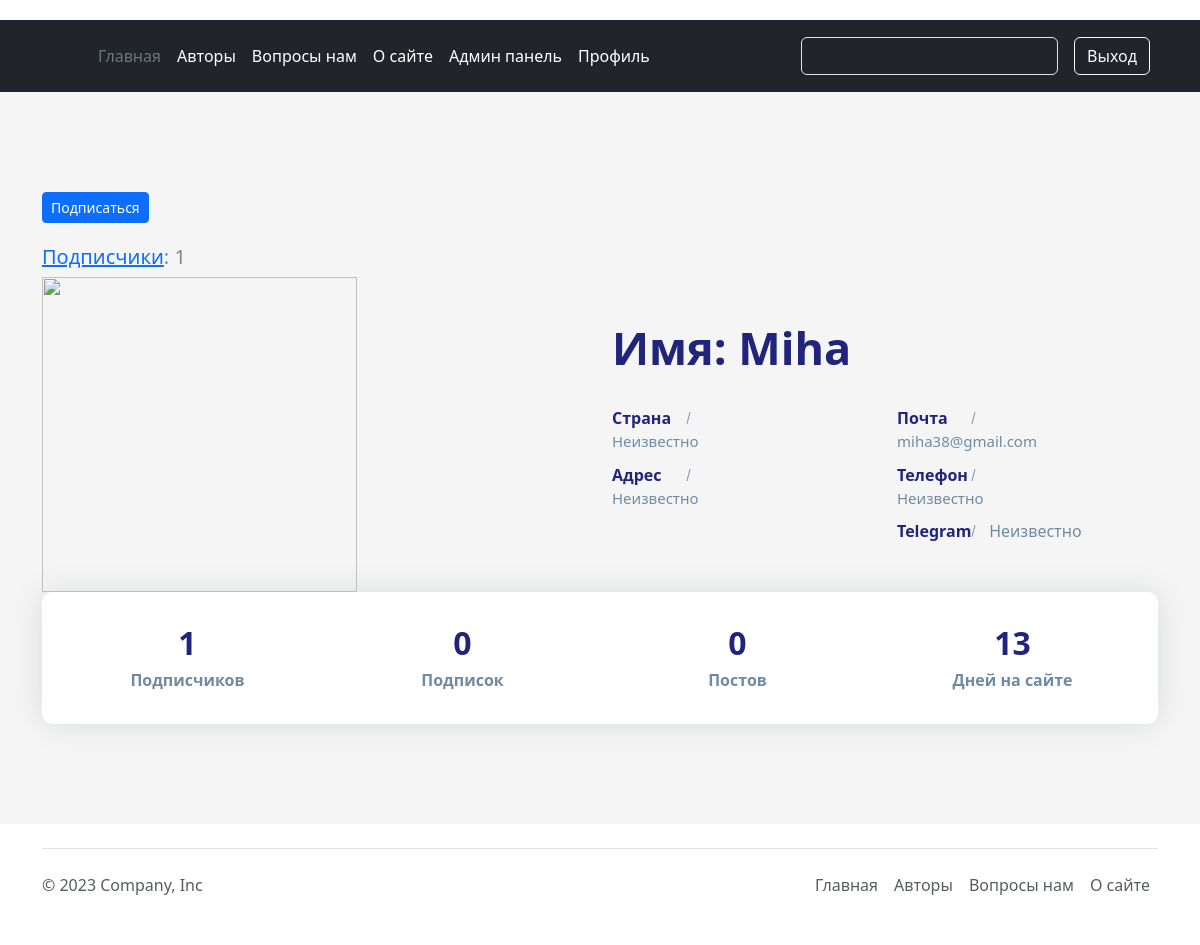
The app's page /authors/9 (signed in), older data.
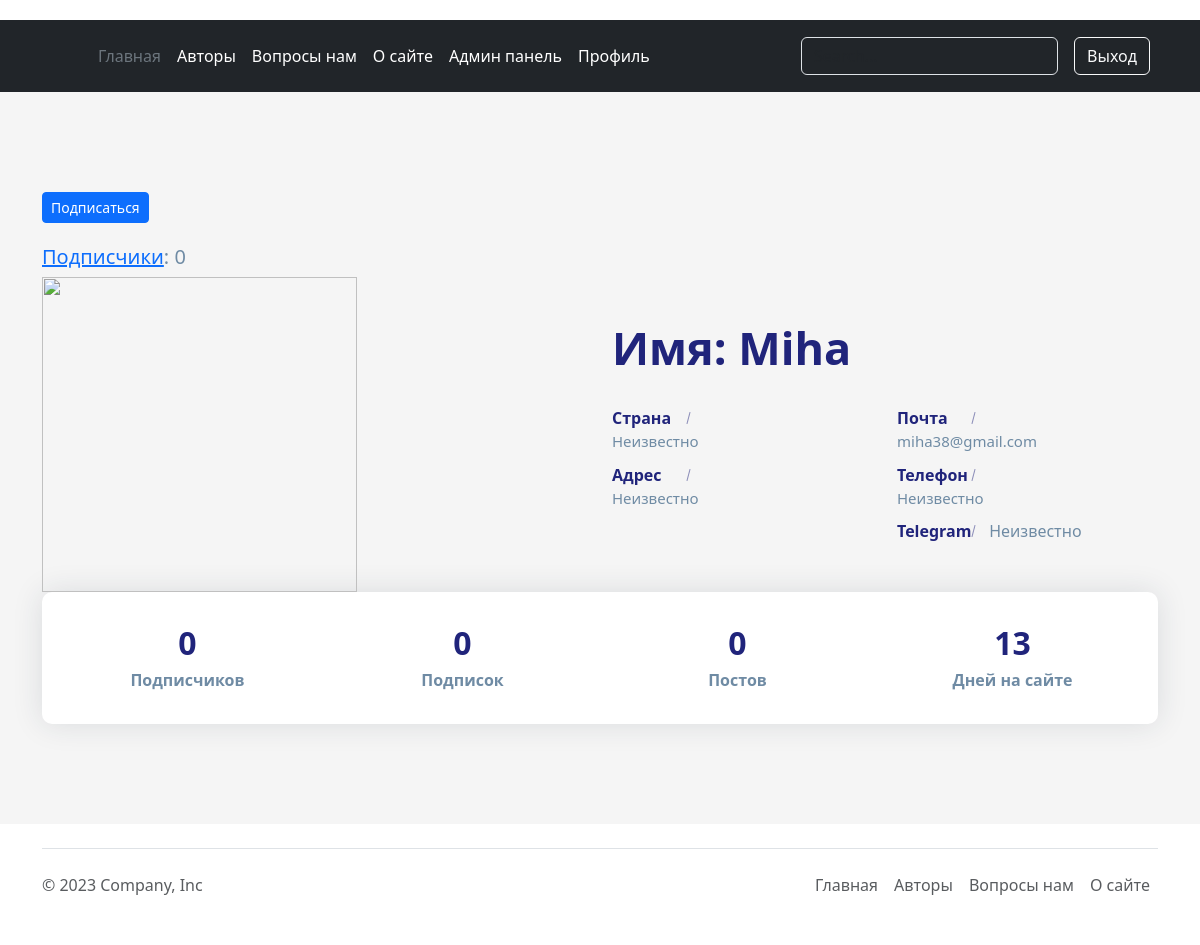
The same page, newer data.
### account/models.py (models this page shows, shortened)
class Author(AbstractBaseUser, PermissionsMixin):
    email = models.EmailField(_('почтовый адрес'), unique=True)
    user_name = models.CharField(max_length=150)
    mobile = models.CharField(max_length=20, blank=True)
    gender = models.ForeignKey(Gender, on_delete=models.SET_NULL, blank=True, null=True)
    profile_photo = models.ImageField(upload_to='photos/%Y/%m/%d/', help_text=_('Фото профиля'), blank=True)
    profile_information = models.TextField(help_text='Расскажите о себе', blank=True)
    country = models.ForeignKey(Country, on_delete=models.SET_NULL, blank=True, null=True)
    telegram_link = models.URLField(_('Телеграмм аккаунт'), blank=True)
    city = models.CharField(_('Где живете'), max_length=70, blank=True, null=True)
    following = models.ManyToManyField(
        "self", blank=True, related_name="followers", symmetrical=False
    )
    is_active = models.BooleanField(default=False)
    is_staff = models.BooleanField(default=False)
    created = models.DateTimeField(auto_now_add=True)
    updated = models.DateTimeField(auto_now=True)
    objects = CustomAccountManager()
    USERNAME_FIELD = 'email'
    REQUIRED_FIELDS = ['user_name']
    class Meta:
        verbose_name = _("Аккаунт")
        verbose_name_plural = _("Аккаунты")
        ordering = ('user_name',)

### authors/views.py (the view, shortened to what this page needs)
# urls.py: path('<int:pk>', views.AuthorDetailView.as_view(), name='author_detail_view'),
class AuthorDetailView(DetailView):
    model = Author
    template_name = 'authors/author_detail_view.html'
    def get(self, request, *args, **kwargs):
        other_user = self.get_object()
        try:
            current_user = Author.objects.get(user_name=request.user.user_name)
            if current_user.id == other_user.id:
                return redirect('account:personal_profile')
        except AttributeError:
            pass
        return super().get(request, *args, **kwargs)
    def get_context_data(self, **kwargs):
        other_user = self.get_object()
        context = super().get_context_data(**kwargs)
        context['following'] = other_user.followers.count()
        context['followers'] = other_user.following.count()
        context['posts_amount'] = Post.objects.filter(author=other_user).count()
        context['days_registered'] = (timezone.now() - other_user.created).days
        return context

### authors/templates/authors/author_detail_view.html (shortened to what the changed rows need)
{% extends 'main/base.html' %}
{% load static %}
{% block content %}
    <link rel="stylesheet" href="{% static 'main/css/personal_profile.css' %}" />
    <section class="section about-section gray-bg" id="about">
            <div class="container">
                <form method="post">
                    {% if user in author.following.all %}
                    <button class="btn btn-sm btn-primary btn-follow" data-slug="{{ profile.slug }}"
                            style="margin-bottom: 2%">
                        Отписаться
                    </button>
                    {% else %}
                    <button class="btn btn-sm btn-primary btn-follow" data-slug="{{ profile.slug }}"
                            style="margin-bottom: 2%">
                    </button>
                    {% endif %}
                </form>
                <h5><a href="{% url 'authors:followers_list_view' author.pk %}">Подписчики</a>: {{ author.following.count }}</h5>
                <div class="row align-items-center flex-row-reverse">
                    <div class="col-lg-6">
                        <div class="about-text go-to">
                            <h3 class="dark-color">Имя: {{ author.user_name }}</h3>
                            <div class="row about-list">
                                <div class="col-md-6">
                                </div>
                                <div class="col-md-6">
                                    <div class="media">
                                        <label>Почта</label>
                                        <p>
                                            {% if author.email %}
                                            {{ author.email }}
                                            {% else %}
                                            Неизвестно
                                            {% endif %}
                                        </p>
                                    </div>
                                </div>
                            </div>
                        </div>
                    </div>
                    <div class="col-lg-6">
                    </div>
                </div>
                <div class="counter">
                    <div class="row">
                        <div class="col-6 col-lg-3">
                            <div class="count-data text-center">
                                <h6 class="count h2" data-to="500" data-speed="500">{{ followers }}</h6>
                                <p class="m-0px font-w-600">Подписчиков</p>
                            </div>
                        </div>
                    </div>
                </div>
            </div>
        </section>
{% endblock %}

Row changes from the older to the newer data that the page shows:
changed Author "Miha": following.count "1" → "0"
Text that changed along with them:
{{ followers }}: "1" → "0"
